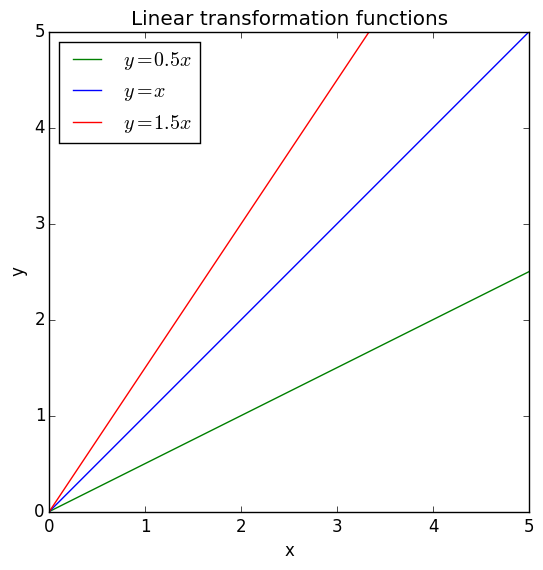

Recreate this plot in Python.
"""
Demo using fontdict to control style of text and labels.
"""
import numpy as np
import matplotlib.pyplot as plt


COLORS = ['green', 'blue', 'red']

font = {'family' : 'serif',
        'color'  : 'darkred',
        'weight' : 'normal',
        'size'   : 16,
        }

x = np.linspace(0.0, 5.0, 50)

fig = plt.figure()
ax = fig.add_subplot(111, aspect='equal')

for k, b, color in zip([0.5, 1, 1.5], [0,0,0], COLORS):
    y = k*x + b
    if abs(k-1)<1e-6:
        label = r'$y=x$'
    else:
        label=r'$y=%g x$'%k
    ax.plot(x, y, label=label, color=color)

ax.set_ylim([0, max(x)])
plt.legend(loc='upper left')

#ax.spines['right'].set_visible(False)
#ax.spines['top'].set_visible(False)
plt.xlabel('x')
plt.ylabel('y')
plt.title('Linear transformation functions')
plt.savefig('plot_multiple_lines.png', bbox_inches='tight')
#plt.show()

    